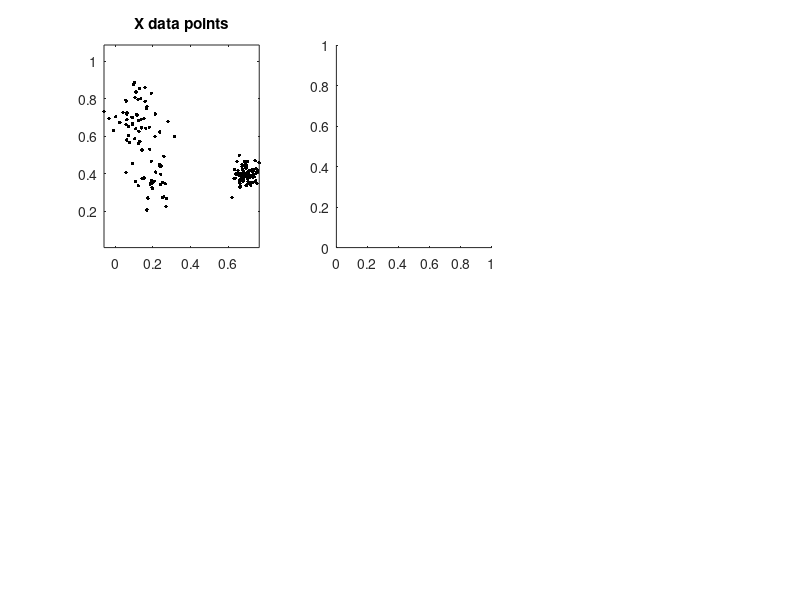

MATLAB code for this plot: (Note: this script raises an error after producing the figure.)
clc
rng(0)

%a small example
D = [ 0, .73, .19, .71, .16
  .73 0 .59 .12 .78
  .19 .59 0 .55 .19
  .71 .12 .55 0 .74
  .16 .78 .19 .74 0];

D_ready=false; %dont chnage this

switch(1) 

case 1
c = [0.2,0.35;
     0.1, 0.7;
     0.7, 0.4];
n = [30, 50, 80]*   1;
s = [0.04, 0.04, 0.02]*1.9;
X = [];
for i = 1 : numel(n)
Y = repmat( c(i,:), n(i), 1);
N = randn( n(i), size(c,2) )*s(i) ;
%N = randn( n(i), size(c,2) )*s(i) - s(i)/2;
X = [X; Y+N];
end
  
case -1
c = [0.2,0.35;
     0.1, 0.7;];
n = [30, 50];
s = [0.025, 0.02]*2.9;
X = [];
for i = 1 : numel(n)
Y = repmat( c(i,:), n(i), 1);
N = randn( n(i), size(c,2) )*s(i) ;
%N = randn( n(i), size(c,2) )*s(i) - s(i)/2;
X = [X; Y+N];
end

case 2
c = [0,0;  3,4;  6,0];
s = ones(1,3) * 0.83162;
n = round( [0.15,0.35,0.5] * 50 );
X = [];
for i = 1 : numel(n)
Y = repmat( c(i,:), n(i), 1);
N = randn( n(i), size(c,2) )*s(i) ;
%N = randn( n(i), size(c,2) )*s(i) - s(i)/2;
X = [X; Y+N];
end

case 44
c = [0,0;  3,4;  6,0; 11,11];
s = ones(1,4) * 1.23162;
n = round( [0.15,0.35,0.5,.5]* 50 );
X = [];
for i = 1 : numel(n)
Y = repmat( c(i,:), n(i), 1);
N = randn( n(i), size(c,2) )*s(i) ;
%N = randn( n(i), size(c,2) )*s(i) - s(i)/2;
X = [X; Y+N];
end

case 3
k=10;
[x,y] = meshgrid( linspace(0,1,k), linspace(0,1.8,k) );
X = [x(:), y(:)];

case -3
k=10;
[x,y] = meshgrid(1:1:k, 1:1:k);
X = [x(:), y(:)];

case 4
a1=linspace(0,2*pi, 50)';
a2=linspace(0,2*pi, 70)';
X1 = [ cos(a1), sin(a1) ] * 1;
X2 = [ cos(a2), sin(a2) ] * 2;
X = [X1;X2];

case -4
a=linspace(0,2*pi,20)';
X = [ cos(a), sin(a) ]*1e88;

case 5
a = linspace(0,2*pi * 5,150)';
r = 1:1:numel(a); 
r=r.^1.5;
X = [ cos(a), sin(a) ].*repmat(r',1,2) ;

case 22
C = rand(7,2) * 200;
%C = [1,1; 2,2; 1,2; 2,1; 1.5, 1.5] * 99;
n = 30;
X = [];
for i = 1 : size(C,1)
  X = [ X; mvnrnd( C(i,:), [1,0;0,1] *5, n ) ];
end
   
    
case 111
  D_ready = true;
%  X = load('iris.mat');
 % X = X.Iris;
%  X = rand(255,5)*1000-500;
  %X = load('/Volumes/yannisdisk/D.mat'); D=X.D;X=D;  
  %X = load('/Volumes/yannisdisk/workspace/work/papers/seriation datasets/alex/mds2.mat'); X = X.MDS2; D=X;
  
  %X = load('/Users/yannis/Desktop/FispinCorr.mat');
  %X = X.C;
  %D = 1-X;
  
  %D = (D+D')/2;

  load('/Volumes/yannisdisk/workspace/work/papers/_submitted ones/ppc/_resources/data textual from Tingting/Reuters_5topic.mat')
  D=R;  X=D;

case 999
  X = load('/Volumes/yannisdisk/workspace/work/papers/datasets/toy/spiral.txt');
  X = X(1:1:end,1:2);
  
  %X = rm(X, 'mode', 'minkowski', 'mink_p', 1).run().R; %assume that X is not known; just some distance info of it...
  
end


%%%%%%%%%%%%%%%%%%%%%%%%%%%%%%%%%%%%%%%%%%%%%%%%%%%%%%%%%%%%%
%messy demo dma class code
%%%%%%%%%%%%%%%%%%%%%%%%%%%%%%%%%%%%%%%%%%%%%%%%%%%%%%%%%%%%%
clf
colormap jet

subplot(231)
plot( X(:,1), X(:,2), 'k.', 'markersize', 8 )
axis equal
title('X data points')

subplot(232)
if ~D_ready
[n,m] = size(X);
rel   = rm();
%D     = rel.set( X, 'mode', 'minkowski', 'mink_p', 2.3).run().R;
D     = rel.set( X, 'mode', 'euclidean').run().R;
   %D = rel.set(X, 'mode', 'knn', 'knn_type', 'undirected', 'knn_k', 7, 'knn_weighting', 'metric').run().R;
   %D(isinf(D)) = 100*max(max(D(~isinf(D))));
%D    = 1-rel.set(X, 'mode', 'correlation').run().R; %used,for instance, in dma.corder()
%D = D./sum(sum(D)); %make some objectives easier to see
D=real(D);
end
imagesc(D)
axis square
title('S original')

subplot(233)
if ~D_ready
rp = randperm(n);
else
  n = size(D,1);
  rp = 1:n;
end
D = D(rp,rp);
imagesc(D)
title('S shuffled')
axis square

subplot(234)
plot(X(:,1), X(:,2), 'k-.')
title('linked scatterplot')
axis equal

drawnow
time = cputime;


o2 = dma(D,'r2e'); ext_perm = o2.run().perm;
%o2= dma(D,'hc'); o2.hc_args= {'method', 'average', 'ordering', 'olo'}; ext_perm = o2.run().perm;
%ext_perm = 1:n; %[1:2:n, 2:2:n]; %silly order for testing
%
o2=dma(D, 'vat'); hybs{1} = o2.run().perm'; %o2=dma(D, 'mds'); hybs{2} = o2.run().perm';
%
o               = dma(D);
o.svd_args      = {'subset', [1,2], 'gap', false};
o.fpca_args     = {'dims', 2};
o.svat_args     = {'clusters', 15, 'sample' 0.6};
o.revat_sample  = 0.6;
o.spin_args     = {'method', 'sts', 'exact', true};
o.mds_args      = {'method', 'classical', 'dims', 1};
o.hc_args       = {'method', 'average', 'ordering', 'olo', 'ext_perm', ext_perm };
o.spectral_args = {'method', 'ding', 'ext_mix', 1.0, 'ext_perm', ext_perm };
o.tsp_args      = {'method', 'heuristic', 'starts', inf, 'precision', 2};
%o.ga_args       = {'objective', 'are', 'W', dma.template(n,'linear') };
o.ga_args       = {'objective', 'qap', 'W', dma.template(n,'banded', 11), 'pop_size', 300, 'tol_fun', 1e-7, 'hybrids', 'off' };
%o.ga_args       = {'objective', 'arc', 'pop_size', 100};
o.qap_args      = {'method', 'fw', 'max_iters', 555, 'W', dma.template(n,'linear') };
o.mode          = 1;
o.algo          = 'gncr'; %<<<<*****<<<<<<<<<<<<<********
o               = o.run();

fprintf('\ntime to run seriation: %2.2fsecs \n', cputime-time )

subplot(2,3,5)
imagesc(o.Q)
title('S ordered')
axis square

if ~D_ready
  subplot(2,3,6)
  X = X(o.perm,:);
  plot(X(:,1), X(:,2), 'k-*')
  %for q = 1 : size(X,1), hold on, plot( X(q,1), X(q,2), 'r*') , pause,  end
  hold on, plot(X(1,1), X(1,2), 'r.', 'markersize', 8), plot(X(end,1), X(end,2), 'g.', 'markersize', 8), 
  title('linked scatterplot ordered')
  axis equal
end



%keyboard

if strcmp( o.algo, 'revat') 
  o.plot_revat_profiles();
  pause, close(2:2)
end
%[c, details] = dma.dbe(o.Q, nan, true), pause, close


if 000 %stepwise paused graph
  figure(2)
  plot(X(:,1), X(:,2), 'm-')
  axis equal
  hold on
  for r = 1 : size(X,1)
    plot(X(r,1),X(r,2), 'ko')
    pause
  end
  close(2)
end

%o.error_window=25;
o = o.analyse();
fprintf('Original D:\n')
disp( o.scores.D )
fprintf('\nReordered Q:\n')
disp( o.scores.Q )
fprintf('\n\n\n')

if (false)
  struct2mat = @(x) cell2mat(struct2cell(x));
  diff = struct2mat(o.scores.Q) - struct2mat(dma.measures_naive(o.Q));
  max(abs(diff))
end










